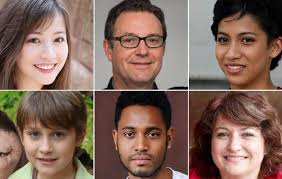
#> input picture ObjectDetection/faces_image.jpg, 282 x 179 px
$ jupyter execute --allow-errors yolo.ipynb
#> lines starting #> are read from the running program, lines starting #| are printed output that depends on the picture
# 0. Imports

[cell 1]
import cv2
import matplotlib.pyplot as plt
import numpy as np
import cvlib as cv
from cvlib.object_detection import draw_bbox
import imutils

# 1. CV Detector

[cell 2]
im = cv2.imread('faces_image.jpg')
#> im is the input picture: shape (179, 282, 3); mean B, G, R 90.3, 101.8, 128.9
im = cv2.resize(im, (300, 300))
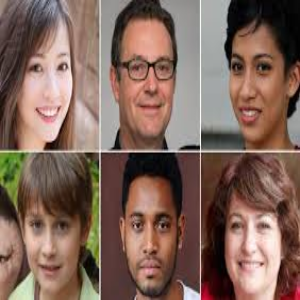
#> im: shape (300, 300, 3); mean B, G, R 90.2, 101.7, 128.8
plt.imshow(im[:,:,::-1])

#> (a cell that did not finish here is left out)

# 2. YOLO

[cell 4]
im = cv2.imread('persons3.jpg')
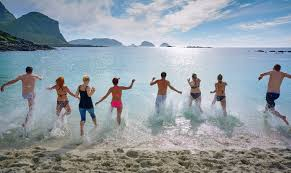
#> input picture ObjectDetection/persons3.jpg, 291 x 173 px
#> im is the input picture: shape (173, 291, 3); mean B, G, R 164.2, 156, 145.8
im = cv2.resize(im, (300, 300))
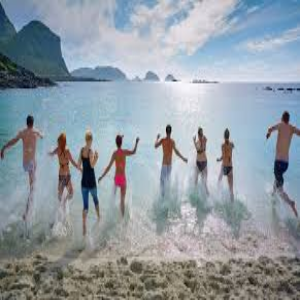
#> im: shape (300, 300, 3); mean B, G, R 164, 155.8, 145.6
plt.imshow(im[:,:,::-1])

#> (the rest of this cell did not finish here and is left out)
